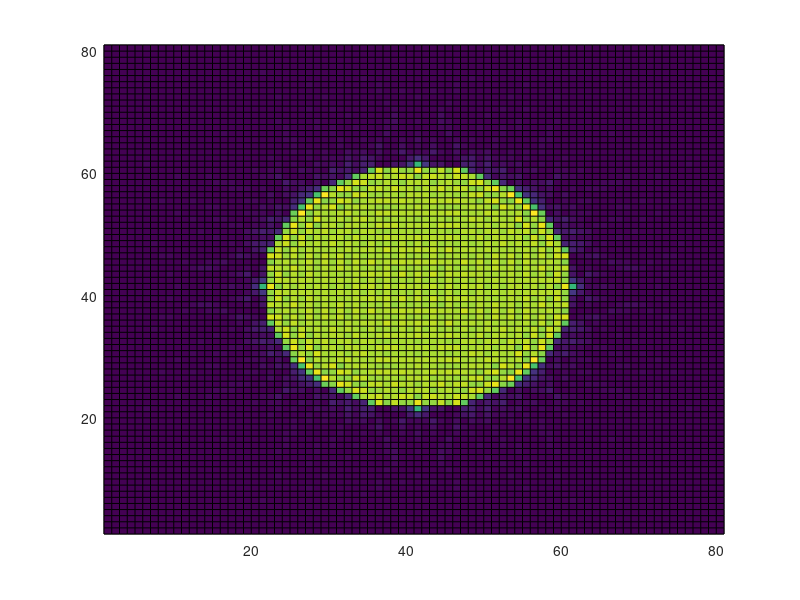

Write the MATLAB code that produced this figure.
%% Задаём поле Z=0
%Парамеры источника:
global Lx Ly D f c
Lx =20; Ly=20; f =10^6; c =1000000;

%Расчёт шага сетки,k,lymda:
global k lymda step
lymda =c/f; k = 2*pi/lymda; step = lymda/2;

%Задаём поле источника
global N M
N = Lx/step;
M = Ly/step;
R = N/2;
IST = zeros(2*N+1,2*M+1);
I1 = 1:2*N+1; 
I2 = 1:2*M+1;
x1 = -Lx:step:Lx;
x2 = -Ly:step:Ly;
x = I1-N-1;                 % mask x-coordinates 
y = I1-M-1;                 % mask y-coordinates
[X,Y] = meshgrid(x,y);    % create 2-D mask grid
A = (X.^2 + Y.^2 <= R^2); % circular aperture of radius R
IST(A) = 1; 
%pcolor(IST);


%% УГЛОВОЙ СПЕКТР
global z 
z = 10;
hh = (pi/Lx)^2;
%Расчёт углового спектра(БПФ):
% F =(fft2(IST));
F = fftshift(fft2(IST));
% pcolor(abs(F));

%Домножение на член распространения:
for n = 1:(2*N+1)
    for m = 1:(2*M+1)
        kx = (n-N-1)*pi/Lx;
        ky = (m-M-1)*pi/Ly;
        if ((kx^2+ky^2) > k^2 ) 
            kz = k;
            F(n,m) = 0;
        else
            kz = sqrt(k^2-kx^2-ky^2);
        end

%        S(n,m) =  F(n,m)*exp(1i*kz*z);
        prom = 1i*z*(kz)*0,1;
       S(n,m) = F(n,m)*exp(prom);

    end
end
%    pcolor(abs(S));

% Обратное БПФ:     
 Res =ifft2(S);
%  pcolor(abs(Res));


%% ОБРАТНАЯ ЗАДАЧА
% Res_0 = conj(Res);
Res_0 = Res;
Fobr = fftshift(fft2(Res_0));
% pcolor (abs(Fobr));

%Домножение на член распространения:
for n = 1:2*N+1
    for m = 1:2*M+1
        kx = (n-N-1)*pi/Lx;
        ky = (m-M-1)*pi/Ly;
        if ((kx^2+ky^2) > k^2 ) 
            kz = k;
%             Fobr(n,m) = 0;
        else
            kz = sqrt(k^2-kx^2-ky^2);
        end
%         Sobr(n,m) = Fobr(n,m) - S(n,m);
%         Sobr(n,m) = Fobr(n,m)*exp(1i*(kz)*z);  
%         Sobr(n,m) = exp(1i*(kz)*z);
        prom2 = -1i*(kz)*z*0,1;
        Sobr(n,m) = Fobr(n,m)*exp(prom2);
    end
end
%   pcolor(abs(Sobr));

%Обратное БПФ:     
Res_obr =(ifft2(Sobr));
pcolor(abs(Res_obr));


% 
% ---------------------------------------
% 
% 1) Плохая зависимость обр. задачи от z
% 2) Разобраться в масштабировании сетки - скорее всего тут проблема
% 3) Фильтр побочных частот и случайных моментальных волн
% 4) Работа с погрешностью
% 5) Разбить все вычесления 
% --------------------------------------





% 
% %%TEST
% for n = 1:2*N+1
%     for m = 1 : 2*M+1
%         if (abs(S(n,m) - Sobr(n,m)) > 0 )
%             disp(n);
%         end
%     end
% end

